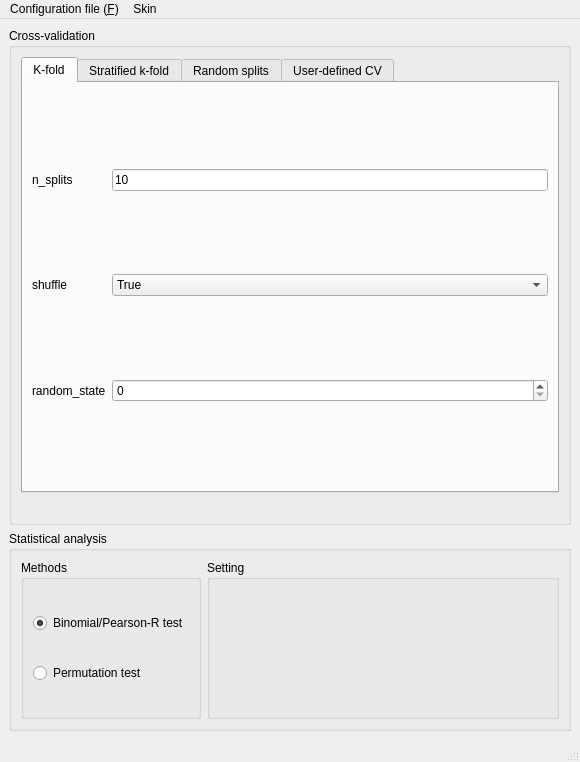
<?xml version="1.0" encoding="UTF-8"?>
<ui version="4.0">
 <class>MainWindow</class>
 <widget class="QMainWindow" name="MainWindow">
  <property name="geometry">
   <rect>
    <x>0</x>
    <y>0</y>
    <width>580</width>
    <height>762</height>
   </rect>
  </property>
  <property name="windowTitle">
   <string>MainWindow</string>
  </property>
  <widget class="QWidget" name="centralwidget">
   <layout class="QGridLayout" name="gridLayout_4">
    <item row="2" column="0" colspan="2">
     <widget class="QGroupBox" name="groupBox_statisticalanalysis">
      <property name="minimumSize">
       <size>
        <width>0</width>
        <height>100</height>
       </size>
      </property>
      <property name="maximumSize">
       <size>
        <width>16777215</width>
        <height>200</height>
       </size>
      </property>
      <property name="title">
       <string>Statistical analysis</string>
      </property>
      <layout class="QGridLayout" name="gridLayout_9">
       <item row="1" column="1">
        <widget class="QGroupBox" name="groupBox">
         <property name="title">
          <string>Setting</string>
         </property>
         <layout class="QGridLayout" name="gridLayout_8">
          <item row="0" column="0">
           <widget class="QStackedWidget" name="stackedWidget_statisticalanalysissetting">
            <property name="currentIndex">
             <number>0</number>
            </property>
            <widget class="QWidget" name="to_binomialtest"/>
            <widget class="QWidget" name="to_permutationtest">
             <layout class="QGridLayout" name="gridLayout_6">
              <item row="0" column="1">
               <widget class="QSpinBox" name="spinBox_permutaiontest_n">
                <property name="maximum">
                 <number>10000</number>
                </property>
                <property name="singleStep">
                 <number>100</number>
                </property>
                <property name="value">
                 <number>1000</number>
                </property>
               </widget>
              </item>
              <item row="0" column="0">
               <widget class="QLabel" name="label_4">
                <property name="maximumSize">
                 <size>
                  <width>10</width>
                  <height>16777215</height>
                 </size>
                </property>
                <property name="text">
                 <string>N</string>
                </property>
               </widget>
              </item>
             </layout>
            </widget>
           </widget>
          </item>
         </layout>
        </widget>
       </item>
       <item row="1" column="0">
        <widget class="QGroupBox" name="groupBox_2">
         <property name="title">
          <string>Methods</string>
         </property>
         <layout class="QGridLayout" name="gridLayout_5">
          <item row="0" column="0">
           <widget class="QRadioButton" name="radioButton_binomialtest">
            <property name="text">
             <string>Binomial/Pearson-R test</string>
            </property>
            <property name="checked">
             <bool>true</bool>
            </property>
           </widget>
          </item>
          <item row="1" column="0">
           <widget class="QRadioButton" name="radioButton_permutationtest">
            <property name="text">
             <string>Permutation test</string>
            </property>
           </widget>
          </item>
         </layout>
        </widget>
       </item>
      </layout>
     </widget>
    </item>
    <item row="0" column="0" colspan="2">
     <widget class="QGroupBox" name="groupBox_CV">
      <property name="minimumSize">
       <size>
        <width>0</width>
        <height>200</height>
       </size>
      </property>
      <property name="baseSize">
       <size>
        <width>0</width>
        <height>0</height>
       </size>
      </property>
      <property name="title">
       <string>Cross-validation</string>
      </property>
      <layout class="QGridLayout" name="gridLayout_7">
       <item row="0" column="0">
        <widget class="QTabWidget" name="tabWidget_CV">
         <property name="tabPosition">
          <enum>QTabWidget::North</enum>
         </property>
         <property name="currentIndex">
          <number>0</number>
         </property>
         <widget class="QWidget" name="tab_kfold">
          <attribute name="title">
           <string>K-fold</string>
          </attribute>
          <layout class="QGridLayout" name="gridLayout_3">
           <item row="2" column="0">
            <widget class="QLabel" name="label_8">
             <property name="text">
              <string>random_state</string>
             </property>
            </widget>
           </item>
           <item row="0" column="2">
            <widget class="QLineEdit" name="lineEdit_kfold_n_splits">
             <property name="text">
              <string>10</string>
             </property>
            </widget>
           </item>
           <item row="2" column="2">
            <widget class="QSpinBox" name="spinBox_kfold_randomstate">
             <property name="maximum">
              <number>10000</number>
             </property>
            </widget>
           </item>
           <item row="1" column="2">
            <widget class="QComboBox" name="comboBox_kfold_shuffle">
             <item>
              <property name="text">
               <string>True</string>
              </property>
             </item>
             <item>
              <property name="text">
               <string>False</string>
              </property>
             </item>
            </widget>
           </item>
           <item row="1" column="0">
            <widget class="QLabel" name="label_7">
             <property name="text">
              <string>shuffle</string>
             </property>
            </widget>
           </item>
           <item row="0" column="0">
            <widget class="QLabel" name="label">
             <property name="text">
              <string>n_splits</string>
             </property>
            </widget>
           </item>
          </layout>
         </widget>
         <widget class="QWidget" name="tab_stratifiedkfold">
          <attribute name="title">
           <string>Stratified k-fold</string>
          </attribute>
          <layout class="QGridLayout" name="gridLayout_2">
           <item row="1" column="0">
            <widget class="QLabel" name="label_10">
             <property name="text">
              <string>shuffle</string>
             </property>
            </widget>
           </item>
           <item row="0" column="1">
            <widget class="QLineEdit" name="lineEdit_stratifiedkfold_n_splits">
             <property name="text">
              <string>10</string>
             </property>
            </widget>
           </item>
           <item row="1" column="1">
            <widget class="QComboBox" name="comboBox_stratifiedkfold_shuffle">
             <item>
              <property name="text">
               <string>True</string>
              </property>
             </item>
             <item>
              <property name="text">
               <string>False</string>
              </property>
             </item>
            </widget>
           </item>
           <item row="0" column="0">
            <widget class="QLabel" name="label_2">
             <property name="text">
              <string>n_splits</string>
             </property>
            </widget>
           </item>
           <item row="2" column="0">
            <widget class="QLabel" name="label_9">
             <property name="text">
              <string>random_state</string>
             </property>
            </widget>
           </item>
           <item row="2" column="1">
            <widget class="QSpinBox" name="spinBox_stratifiedkfold_randomstate">
             <property name="maximum">
              <number>10000</number>
             </property>
            </widget>
           </item>
          </layout>
         </widget>
         <widget class="QWidget" name="tab_randomsplit">
          <attribute name="title">
           <string>Random splits</string>
          </attribute>
          <layout class="QGridLayout" name="gridLayout">
           <item row="3" column="0">
            <widget class="QLabel" name="label_11">
             <property name="text">
              <string>random_state</string>
             </property>
            </widget>
           </item>
           <item row="3" column="1">
            <widget class="QSpinBox" name="spinBox_randomsplits_randomstate">
             <property name="maximum">
              <number>10000</number>
             </property>
            </widget>
           </item>
           <item row="2" column="0">
            <widget class="QLabel" name="label_6">
             <property name="text">
              <string>train_size</string>
             </property>
            </widget>
           </item>
           <item row="0" column="1">
            <widget class="QLineEdit" name="lineEdit_randomsplits_n_splits">
             <property name="text">
              <string>10</string>
             </property>
            </widget>
           </item>
           <item row="0" column="0">
            <widget class="QLabel" name="label_3">
             <property name="text">
              <string>n_splits</string>
             </property>
            </widget>
           </item>
           <item row="2" column="1">
            <widget class="QDoubleSpinBox" name="doubleSpinBox_randomsplits_trainsize">
             <property name="minimum">
              <double>0.100000000000000</double>
             </property>
             <property name="maximum">
              <double>1.000000000000000</double>
             </property>
             <property name="singleStep">
              <double>0.100000000000000</double>
             </property>
             <property name="value">
              <double>0.800000000000000</double>
             </property>
            </widget>
           </item>
          </layout>
         </widget>
         <widget class="QWidget" name="tab_userdefined">
          <attribute name="title">
           <string>User-defined CV</string>
          </attribute>
         </widget>
        </widget>
       </item>
       <item row="1" column="0">
        <spacer name="verticalSpacer">
         <property name="orientation">
          <enum>Qt::Vertical</enum>
         </property>
         <property name="sizeType">
          <enum>QSizePolicy::Fixed</enum>
         </property>
         <property name="sizeHint" stdset="0">
          <size>
           <width>20</width>
           <height>20</height>
          </size>
         </property>
        </spacer>
       </item>
      </layout>
     </widget>
    </item>
   </layout>
  </widget>
  <widget class="QMenuBar" name="menubar">
   <property name="geometry">
    <rect>
     <x>0</x>
     <y>0</y>
     <width>580</width>
     <height>26</height>
    </rect>
   </property>
   <property name="nativeMenuBar">
    <bool>false</bool>
   </property>
   <widget class="QMenu" name="menuConfiguration_file_F">
    <property name="title">
     <string>Configuration file (&amp;F)</string>
    </property>
    <addaction name="actionLoad_configuration"/>
    <addaction name="actionSave_configuration"/>
   </widget>
   <widget class="QMenu" name="menuSkin">
    <property name="title">
     <string>Skin</string>
    </property>
    <addaction name="actionDark"/>
    <addaction name="actionBlack"/>
    <addaction name="actionDarkOrange"/>
    <addaction name="actionGray"/>
    <addaction name="actionBlue"/>
    <addaction name="actionNavy"/>
    <addaction name="actionClassic"/>
   </widget>
   <addaction name="menuConfiguration_file_F"/>
   <addaction name="menuSkin"/>
  </widget>
  <widget class="QStatusBar" name="statusbar"/>
  <action name="actionLoad_configuration">
   <property name="text">
    <string>Load configuration</string>
   </property>
  </action>
  <action name="actionSave_configuration">
   <property name="text">
    <string>Save configuration</string>
   </property>
  </action>
  <action name="actionDark">
   <property name="text">
    <string>Dark</string>
   </property>
  </action>
  <action name="actionBlack">
   <property name="text">
    <string>Black</string>
   </property>
  </action>
  <action name="actionDarkOrange">
   <property name="text">
    <string>DarkOrange</string>
   </property>
  </action>
  <action name="actionGray">
   <property name="text">
    <string>Gray</string>
   </property>
  </action>
  <action name="actionBlue">
   <property name="text">
    <string>Blue</string>
   </property>
  </action>
  <action name="actionNavy">
   <property name="text">
    <string>Navy</string>
   </property>
  </action>
  <action name="actionClassic">
   <property name="text">
    <string>Classic</string>
   </property>
  </action>
 </widget>
 <resources/>
 <connections/>
</ui>
